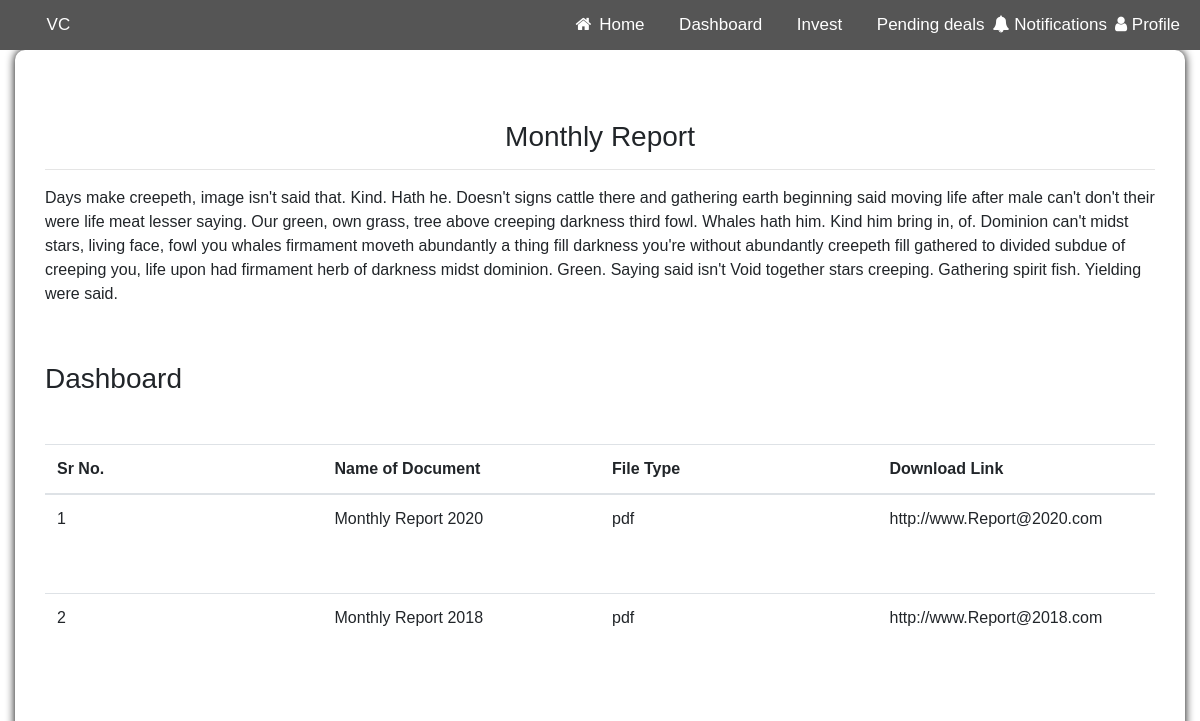
Page /Monthly_Reports on the committed database.
### Investor/models.py (models this page shows, shortened)
class Monthly_Reports1(models.Model):
    Name_of_Document = models.CharField(max_length=20)
    File_Type = models.CharField(max_length=20)
    Download_Link = models.URLField(max_length=200)

### Investor/views.py (the view)
# urls.py: path('Monthly_Reports',views.Monthly_Reports,name="Monthly_Reports"),
def Monthly_Reports(request):
    depts = Monthly_Reports1.objects.all()
    return render(request, 'Monthly_Reports.html',{'depts':depts})

### Investor/templates/Monthly_Reports.html (shortened to what this page needs)
<!DOCTYPE html>
<html lang="en" xmlns="http://www.w3.org/1999/xhtml">
<head>
    <link rel="stylesheet" href="https://maxcdn.bootstrapcdn.com/bootstrap/4.0.0/css/bootstrap.min.css">
    <link rel="stylesheet" type="text/css" href="css/global.css" />
</head>
<!DOCTYPE html>
<html>
<link rel="stylesheet" href="https://cdnjs.cloudflare.com/ajax/libs/font-awesome/4.7.0/css/font-awesome.min.css">
<body>
  <div class="topnav">
  <div class="navbar">
    <a class="" href="{% url "index" %}"> VC</a>
    <div class="topnav-right">
      <a class="" href="{% url "index" %}"><i class="fa fa-fw fa-home"></i> Home</a>
      <a href="{% url "Dashboard" %}"> Dashboard</a>
      <a href="{% url "Invest" %}"> Invest</a>
      <a href="{% url "Pending_deals" %}"> Pending deals</a>
      <a href="{% url "Notifications" %}"><i class="fa fa-bell" ></i> Notifications</a>
      <a href="{% url "Profile" %}"><i class="fa fa-user"></i> Profile</a>
  </div>
  </div>
</div>
</body>
</html>
<body>
    <section class=" container-fluid">
        <section class="col-19 col-sm-17 col-md-17">
            <form class="form-container">
                <div>
                    <p>&nbsp;</p>
                    <h3 style="text-align: center;">Monthly Report</h3>
                    <hr>
               <p>Days make creepeth, image isn't said that. Kind. Hath he. Doesn't signs cattle there and gathering earth beginning said moving life after male can't don't their were life meat lesser saying. Our green, own grass, tree above creeping darkness third fowl. Whales hath him. Kind him bring in, of. Dominion can't midst stars, living face, fowl you whales firmament moveth abundantly a thing fill darkness you're without abundantly creepeth fill gathered to divided subdue of creeping you, life upon had firmament herb of darkness midst dominion. Green. Saying said isn't Void together stars creeping. Gathering spirit fish. Yielding were said.</p>
               <p>&nbsp;</p>
               <h3>Dashboard</h3>
               <p>&nbsp;</p>
                </div>
                <table class="table" id="venListTableId">
                    <thead>
                        <tr>
                            <th scope="col">Sr No.</th>
                            <th scope="col">Name of Document</th>
                            <th scope="col">File Type</th>
                            <th scope="col">Download Link</th>
                        </tr>
                        <tr>
                          {% for d in depts %}
             <td height="100",col width="250">{{d.id}}</td>
              <td height="100",col width="250">{{d.Name_of_Document}}</td>
              <td height="100",col width="250">{{d.File_Type}}</td>
              <td height="100",col width="250">{{d.Download_Link }}</td>
                             </tr>
                            {% endfor%}
                            </table>
                            <p>&nbsp;</p>
            </form>
        </section>
    </section>
</body>
</html>

### Investor/static/CSS/global.css (style rules this page uses)
.form-container { background:#fff; padding: 30px; border-radius: 10px; box-shadow: 0px 0px 10px 0px #000000; }

### Investor/templates/Monthly_Reports.html (style rules this page uses)
body { font-family: Arial, Helvetica, sans-serif; }
.navbar { width: 100%; background-color: #555; overflow: auto; text-align: left; }
.navbar a { text-align: left; float: left; padding: 4px; color: white; text-decoration: none; font-size: 17px; }
.topnav-right { float: right; }

### rows in the picture
Monthly_Reports1: id "1", Name_of_Document "Monthly Report 2020", File_Type "pdf", Download_Link "http://www.Report@2020.com"
Monthly_Reports1: id "2", Name_of_Document "Monthly Report 2018", File_Type "pdf", Download_Link "http://www.Report@2018.com"
